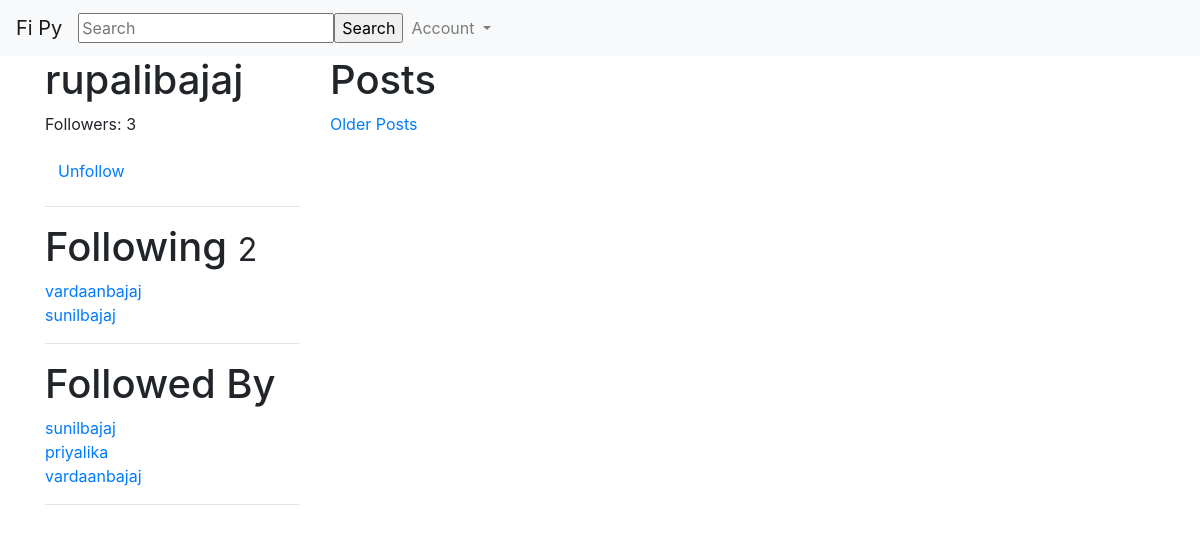
/rupalibajaj/ (signed in), run on the app's committed database.
### accounts/models.py (models this page shows, shortened)
class UserProfile(models.Model):
    user=models.OneToOneField(settings.AUTH_USER_MODEL, related_name='profile')
    following=models.ManyToManyField(settings.AUTH_USER_MODEL, blank=True, related_name='followed_by')
    objects=UserProfileManager() #UserProfile.objects.all()
    def get_following(self):
        return self.following.all().exclude(username=self.user.username)
    def get_follow_url(self):
        return reverse_lazy("profiles:follow", kwargs={"username":self.user.username})
    def get_absolute_url(self):
        return reverse_lazy("profiles:detail", kwargs={"username":self.user.username})

### accounts/views.py (the view)
# urls.py: url(r'^(?P<username>[\w.@+-]+)/$', UserDetailView.as_view(), name='detail'),
class UserDetailView(DetailView):
    template_name='accounts/user_detail.html'
    queryset=User.objects.all()
    def get_object(self):
        return get_object_or_404(User, username__iexact=self.kwargs.get("username"))
    def get_context_data(self, *args, **kwargs):
        context=super(UserDetailView, self).get_context_data(*args, **kwargs)
        following=UserProfile.objects.is_following(self.request.user, self.get_object())
        context['following']=following
        context['recommended']=UserProfile.objects.recommended(self.request.user)
        return context

### accounts/models.py (called while the page is built)
    def all(self):
        qs=self.get_queryset().all()
        try:
            if self.instance:
                qs=qs.exclude(user=self.instance)
        except:
            pass
        return qs

    def is_following(self, user, followed_by_user):
        user_profile, created=UserProfile.objects.get_or_create(user=user)
        if created:
            return False
        if followed_by_user in user.profile.following.all():
            return True
        return False

    def recommended(self, user, limit_to=10):
        profile=user.profile
        following=profile.following.all()
        following=profile.get_following()
        qs=self.get_queryset().exclude(user__in=following).exclude(id=profile.id).order_by("?")[:limit_to]
        return qs

### accounts/templates/accounts/user_detail.html (shortened to what this page needs)
{% extends "base.html" %}
{% block content %}
<div class="row">
  <div class="col-sm-3">
    <h1>{{object.username}}</h1>
    <p>Followers:  {{object.followed_by.all.count }} </p>
    <p><a class='btn btn-link' href='{{object.profile.get_follow_url}}'>
      {% if following %}Unfollow {% else %}Follow{% endif %}</a>
    </p>
    <hr />
    <h1> Following <small>{{object.profile.get_following.count}}</small></h1>
    {% for user in object.profile.get_following %}
     <a href="/{{user.username}}">{{ user.username }}</a><br />
     {% empty %}
        <h4> Not following any users currently </h4>
     {% endfor %}
     <hr />
     <h1> Followed By </h1>
     {% for profile in object.followed_by.all %}
      <a href="/{{profile.user.username}}">{{ profile.user.username }}</a><br />
      {% empty %}
         <h4> Not followed by any users currently </h4>
      {% endfor %}
      <hr />
  </div>
  <div class="col-sm-9">
     <h1> Posts </h1>
     <a href='#' id='loadmore'>Older Posts</a>
  </div>
</div>
{% endblock content %}

### data on the page
UserProfile: user.username "sunilbajaj"
UserProfile: user.username "priyalika"
UserProfile: user.username "vardaanbajaj"

### other printed values
{{ object.username }} "rupalibajaj"
{{ object.followed_by.all.count }} "3"
{{ object.profile.get_following.count }} "2"
{{ user.username }} "vardaanbajaj"
{{ user.username }} "sunilbajaj"
